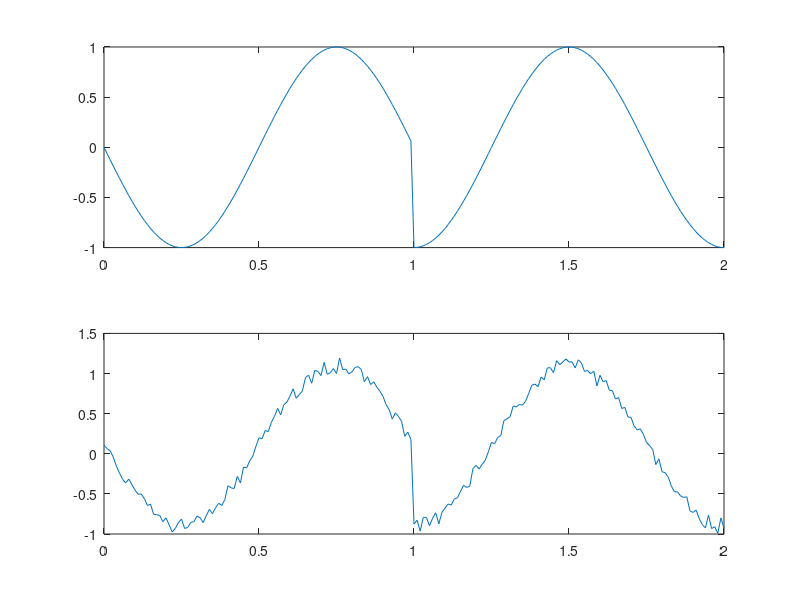

This chart was generated by the following MATLAB code:
%function []= generaresinus()
    clc;
    clear all;
   
    i=1;        %numar biti
    j=0;        %numar combinatii de biti
    y=1;        %b si c capetele intervalului pt salvarea semnalului complet
    n=input('Nr de biti generat:');     % un numar par <=10 ( de la 10 sensibilitatea la zgomot creste considerabil) 
    
    f=1;
    N=100;
    
    SNR=input('Raportul semnal-zgomot(SNR):');     % SNR
    
    if(mod(n,2)==1)     % daca avem nr impar de biti nu se poate realiza modulatia -> iau un nr par de biti
        n=n-1;
    end
   
    gen_biti=randn(n,1);
    biti = zeros(1, n);
    for i=1:n
        if(gen_biti(i)>=0);
            biti(i)= 1;
        else
            biti(i)= 0;
        end 
    end
    
    % afisare sir de biti
    biti   

   %generare semnal in functie de biti/modulare
    for i=1:2:n
        if(biti(i)==0 && biti(i+1)==0)
            t=j:1/N:j+1;
            s=sin(2*pi*f*t);
            cs=cos(2*pi*f*t);
            x=N*j+1;
            y=N*(j+1)+1;
            semn_trans(x:y)=s;
            semn_cs(x:y)=cs;
            j=j+1;
         end
         if(biti(i)==0 && biti(i+1)==1)
            t1=j:1/N:j+1;
            s=sin(2*pi*f*t1+pi/2);
            cs=cos(2*pi*f*t1+pi/2);
            x=N*j+1;
            y=N*(j+1)+1;
            semn_trans(x:y)=s;
            semn_cs(x:y)=cs;
            j=j+1;
         end
         if(biti(i)==1 && biti(i+1)==1)
            t2=j:1/N:j+1;
            s=sin(2*pi*f*t2+pi);
            cs=cos(2*pi*f*t2+pi);
            x=N*j+1;
            y=N*(j+1)+1;
            semn_trans(x:y)=s;
            semn_cs(x:y)=cs;
            j=j+1;
         end
         if(biti(i)==1 && biti(i+1)==0)
            t3=j:1/N:j+1;
            s=sin(2*pi*f*t3+3*pi/2);
            cs=cos(2*pi*f*t3+3*pi/2);
            x=N*j+1;
            y=N*(j+1)+1;
            semn_trans(x:y)=s;
            semn_cs(x:y)=cs;
            j=j+1;
         end
    end
            
        t4=0:1/N:j;
        %afisare semnal rezultat fara zgomot
        subplot(2,1,1)
            plot(t4,semn_trans)
        %afisare semnal cu zgomot
        subplot(2,1,2)            
            z=rand(1,length(t4))*(1/SNR);
            semn_zgomot=semn_trans+z; 
            plot(t4,semn_zgomot)
        
        %demodulare
        a(1)=0;
        b(1)=0;
        amplit(1)=0;
        for k=1:length(t4)
            a(k+1)=2/N * (a(k)+semn_trans(k).*semn_cs(k)); 
            b(k+1)=2/N * (b(k)+semn_trans(k).*semn_trans(k));
            amplit(k+1)=amplit(k)+sqrt(a(k)*a(k)+b(k)*b(k));
        end
        for k2=1:length(t4)
            faza(k)=(a(k+1)+i*b(k+1))/(a(k)+i*b(k));
        end  

    
 
      
